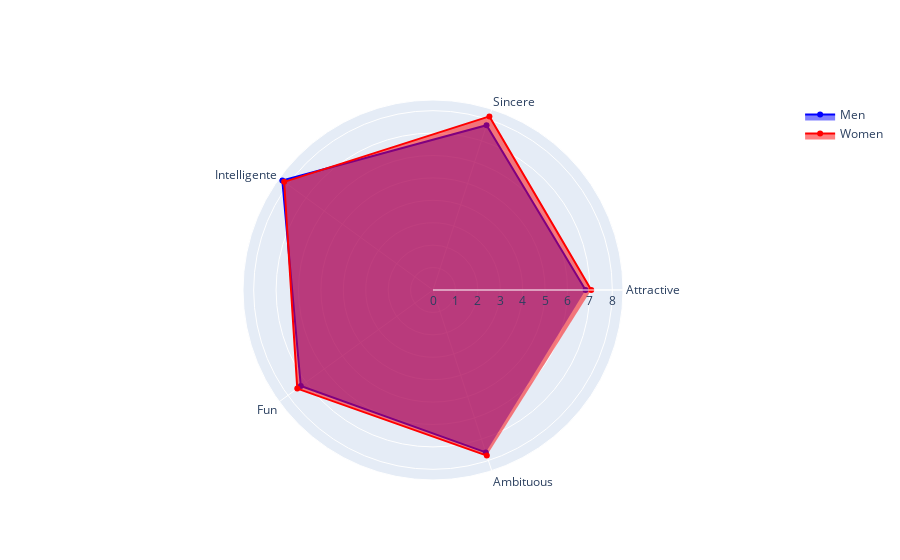

Write notebook code for a chart like this one.
### Markdown cell above
How do you think others perceive you ?

### Code cell
fig_perceive = go.Figure()

fig_perceive.add_trace(go.Scatterpolar(
    r=[data_men["attr5_1"].mean(), data_men["sinc5_1"].mean() , data_men["intel5_1"].mean(),data_men["fun5_1"].mean(),data["amb5_1"].mean()],
    theta=cols[:-1],
    fill="toself",
    name="Men",
    marker=dict(
        color="blue"
    )
))
fig_perceive.add_trace(go.Scatterpolar(
    r=[data_women["attr5_1"].mean(), data_women["sinc5_1"].mean() , data_women["intel5_1"].mean(),data_women["fun5_1"].mean(),data_women["amb5_1"].mean()],
    theta=cols[:-1],
    fill="toself",
    name="Women",
    marker=dict(
        color="red"
    )
))

fig_perceive.show()

### Figure 1 — Plotly figure (JSON) as saved in the notebook; plotly's stock layout.template omitted (floating-point values rounded to 4 significant figures)
{"data": [{"fill": "toself", "marker": {"color": "blue"}, "name": "Men", "r": [6.805, 7.73, 8.308, 7.289, 7.618], "theta": ["Attractive", "Sincere", "Intelligente", "Fun", "Ambituous"], "type": "scatterpolar"}, {"fill": "toself", "marker": {"color": "red"}, "name": "Women", "r": [7.058, 8.142, 8.206, 7.484, 7.768], "theta": ["Attractive", "Sincere", "Intelligente", "Fun", "Ambituous"], "type": "scatterpolar"}], "layout": {}}
